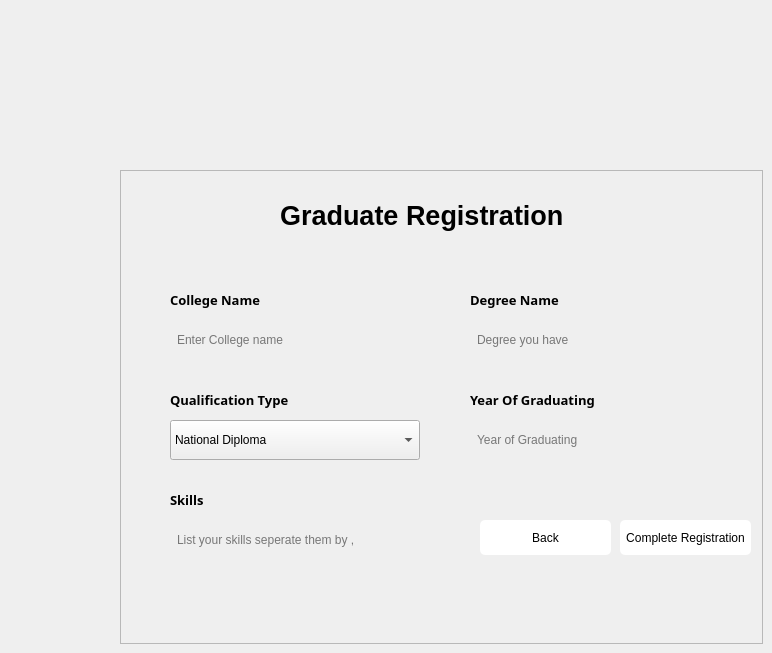
     <widget class="QWidget" name="gradReg">
      <widget class="QFrame" name="graduateFrame">
       <property name="geometry">
        <rect>
         <x>120</x>
         <y>170</y>
         <width>643</width>
         <height>474</height>
        </rect>
       </property>
       <property name="frameShape">
        <enum>QFrame::StyledPanel</enum>
       </property>
       <property name="frameShadow">
        <enum>QFrame::Raised</enum>
       </property>
       <widget class="QLineEdit" name="collegenameBox">
        <property name="geometry">
         <rect>
          <x>50</x>
          <y>150</y>
          <width>250</width>
          <height>40</height>
         </rect>
        </property>
        <property name="styleSheet">
         <string notr="true">border-radius:5px;
padding: 5px;
background:rgb(239, 239, 239)</string>
        </property>
        <property name="placeholderText">
         <string>Enter College name</string>
        </property>
       </widget>
       <widget class="QLabel" name="emailLabel_10">
        <property name="geometry">
         <rect>
          <x>50</x>
          <y>120</y>
          <width>121</width>
          <height>20</height>
         </rect>
        </property>
        <property name="font">
         <font>
          <family>Montserrat</family>
          <pointsize>10</pointsize>
          <weight>75</weight>
          <bold>true</bold>
         </font>
        </property>
        <property name="text">
         <string>College Name</string>
        </property>
       </widget>
       <widget class="QLabel" name="registrationLabel_3">
        <property name="geometry">
         <rect>
          <x>160</x>
          <y>30</y>
          <width>311</width>
          <height>31</height>
         </rect>
        </property>
        <property name="font">
         <font>
          <pointsize>20</pointsize>
          <weight>75</weight>
          <bold>true</bold>
         </font>
        </property>
        <property name="styleSheet">
         <string notr="true">align:center;
adjustAlign:center;</string>
        </property>
        <property name="text">
         <string>Graduate Registration</string>
        </property>
       </widget>
       <widget class="QLabel" name="emailLabel_11">
        <property name="geometry">
         <rect>
          <x>50</x>
          <y>220</y>
          <width>141</width>
          <height>20</height>
         </rect>
        </property>
        <property name="font">
         <font>
          <family>Montserrat</family>
          <pointsize>10</pointsize>
          <weight>75</weight>
          <bold>true</bold>
         </font>
        </property>
        <property name="text">
         <string>Qualification Type</string>
        </property>
       </widget>
       <widget class="QLabel" name="emailLabel_12">
        <property name="geometry">
         <rect>
          <x>50</x>
          <y>320</y>
          <width>47</width>
          <height>20</height>
         </rect>
        </property>
        <property name="font">
         <font>
          <family>Montserrat</family>
          <pointsize>10</pointsize>
          <weight>75</weight>
          <bold>true</bold>
         </font>
        </property>
        <property name="text">
         <string>Skills </string>
        </property>
       </widget>
       <widget class="QLineEdit" name="skillsBox">
        <property name="geometry">
         <rect>
          <x>50</x>
          <y>350</y>
          <width>250</width>
          <height>40</height>
         </rect>
        </property>
        <property name="styleSheet">
         <string notr="true">border-radius:5px;
padding: 5px;
background:rgb(239, 239, 239)</string>
        </property>
        <property name="placeholderText">
         <string>List your skills seperate them by ,</string>
        </property>
       </widget>
       <widget class="QLabel" name="emailLabel_13">
        <property name="geometry">
         <rect>
          <x>350</x>
          <y>120</y>
          <width>101</width>
          <height>20</height>
         </rect>
        </property>
        <property name="font">
         <font>
          <family>Montserrat</family>
          <pointsize>10</pointsize>
          <weight>75</weight>
          <bold>true</bold>
         </font>
        </property>
        <property name="text">
         <string>Degree Name</string>
        </property>
       </widget>
       <widget class="QLineEdit" name="yearofGraduatingBox">
        <property name="geometry">
         <rect>
          <x>350</x>
          <y>250</y>
          <width>250</width>
          <height>40</height>
         </rect>
        </property>
        <property name="styleSheet">
         <string notr="true">border-radius:5px;
padding: 5px;
background:rgb(239, 239, 239)</string>
        </property>
        <property name="placeholderText">
         <string>Year of Graduating</string>
        </property>
       </widget>
       <widget class="QLineEdit" name="degreenameBox">
        <property name="geometry">
         <rect>
          <x>350</x>
          <y>150</y>
          <width>250</width>
          <height>40</height>
         </rect>
        </property>
        <property name="styleSheet">
         <string notr="true">border-radius:5px;
padding: 5px;
background:rgb(239, 239, 239)</string>
        </property>
        <property name="placeholderText">
         <string>Degree you have</string>
        </property>
       </widget>
       <widget class="QLabel" name="emailLabel_14">
        <property name="geometry">
         <rect>
          <x>350</x>
          <y>220</y>
          <width>141</width>
          <height>20</height>
         </rect>
        </property>
        <property name="font">
         <font>
          <family>Montserrat</family>
          <pointsize>10</pointsize>
          <weight>75</weight>
          <bold>true</bold>
         </font>
        </property>
        <property name="text">
         <string>Year Of Graduating</string>
        </property>
       </widget>
       <widget class="QComboBox" name="qualificationtypeBox">
        <property name="geometry">
         <rect>
          <x>50</x>
          <y>250</y>
          <width>250</width>
          <height>40</height>
         </rect>
        </property>
        <item>
         <property name="text">
          <string>National Diploma</string>
         </property>
        </item>
        <item>
         <property name="text">
          <string>Associate Degree</string>
         </property>
        </item>
        <item>
         <property name="text">
          <string>Bachelor's Degree</string>
         </property>
        </item>
        <item>
         <property name="text">
          <string>Master's Degree</string>
         </property>
        </item>
        <item>
         <property name="text">
          <string>Doctoral Degree</string>
         </property>
        </item>
       </widget>
       <widget class="QLabel" name="errorLabel_2">
        <property name="geometry">
         <rect>
          <x>180</x>
          <y>70</y>
          <width>221</width>
          <height>20</height>
         </rect>
        </property>
        <property name="styleSheet">
         <string notr="true">color:red;
align:center</string>
        </property>
        <property name="text">
         <string/>
        </property>
       </widget>
       <widget class="QPushButton" name="completeRegBtn">
        <property name="geometry">
         <rect>
          <x>500</x>
          <y>350</y>
          <width>131</width>
          <height>35</height>
         </rect>
        </property>
        <property name="styleSheet">
         <string notr="true">border-radius:5px;
background-color:rgb(255, 255, 255)</string>
        </property>
        <property name="text">
         <string>Complete Registration</string>
        </property>
       </widget>
       <widget class="QPushButton" name="backBtn">
        <property name="geometry">
         <rect>
          <x>360</x>
          <y>350</y>
          <width>131</width>
          <height>35</height>
         </rect>
        </property>
        <property name="styleSheet">
         <string notr="true">border-radius:5px;
background-color:rgb(255, 255, 255)</string>
        </property>
        <property name="text">
         <string>Back</string>
        </property>
       </widget>
      </widget>
     </widget>
